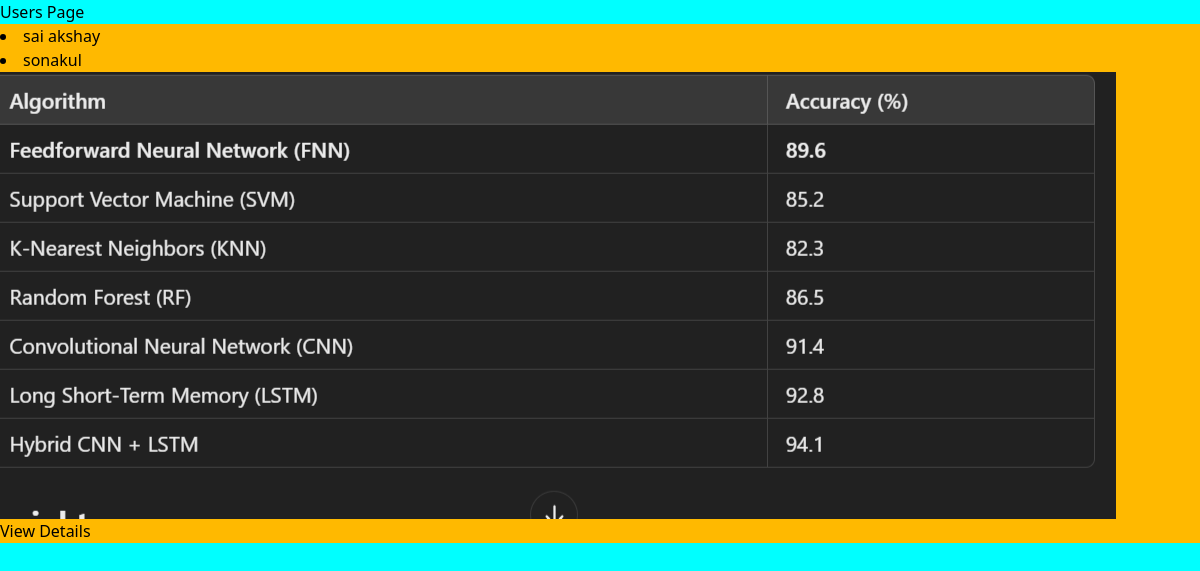
Before: /products/users/ with the older database file.
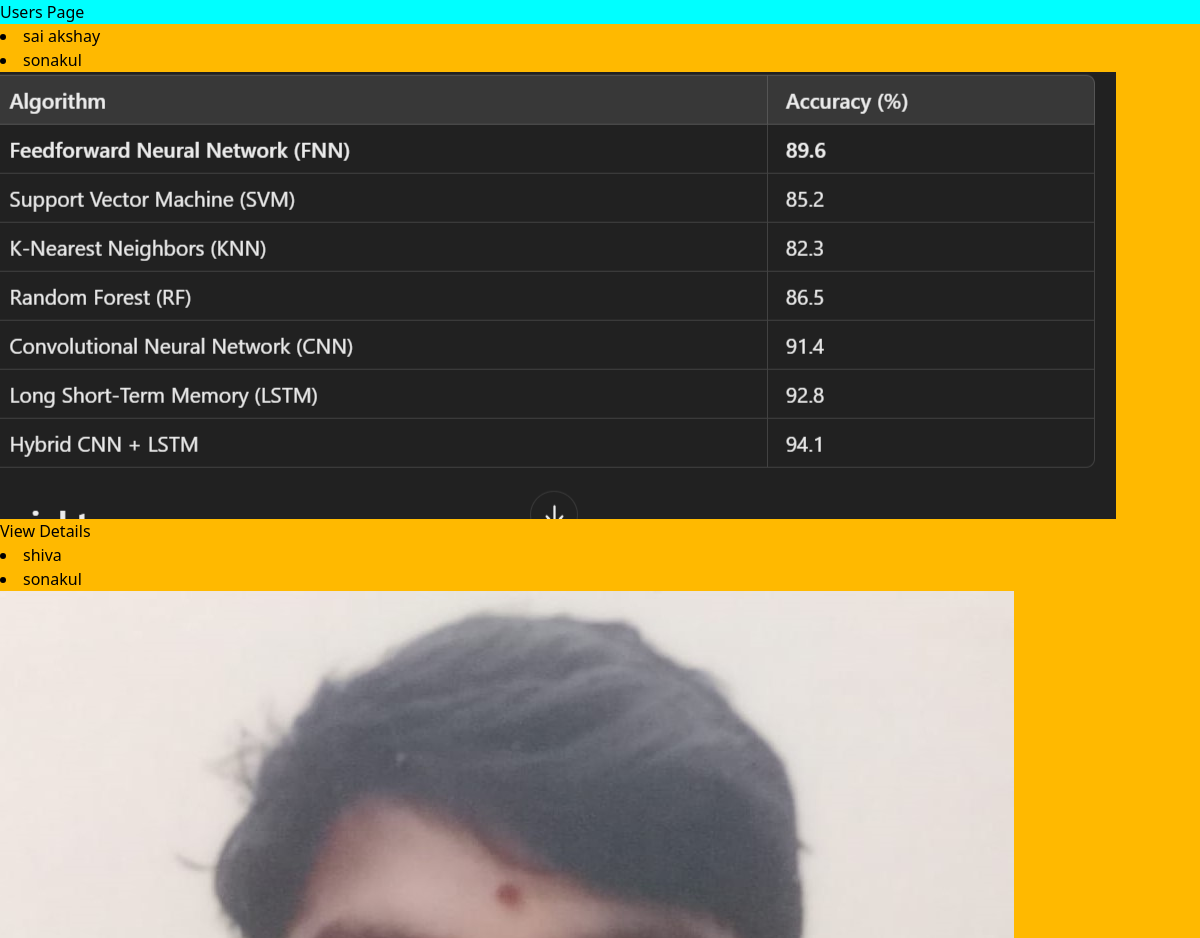
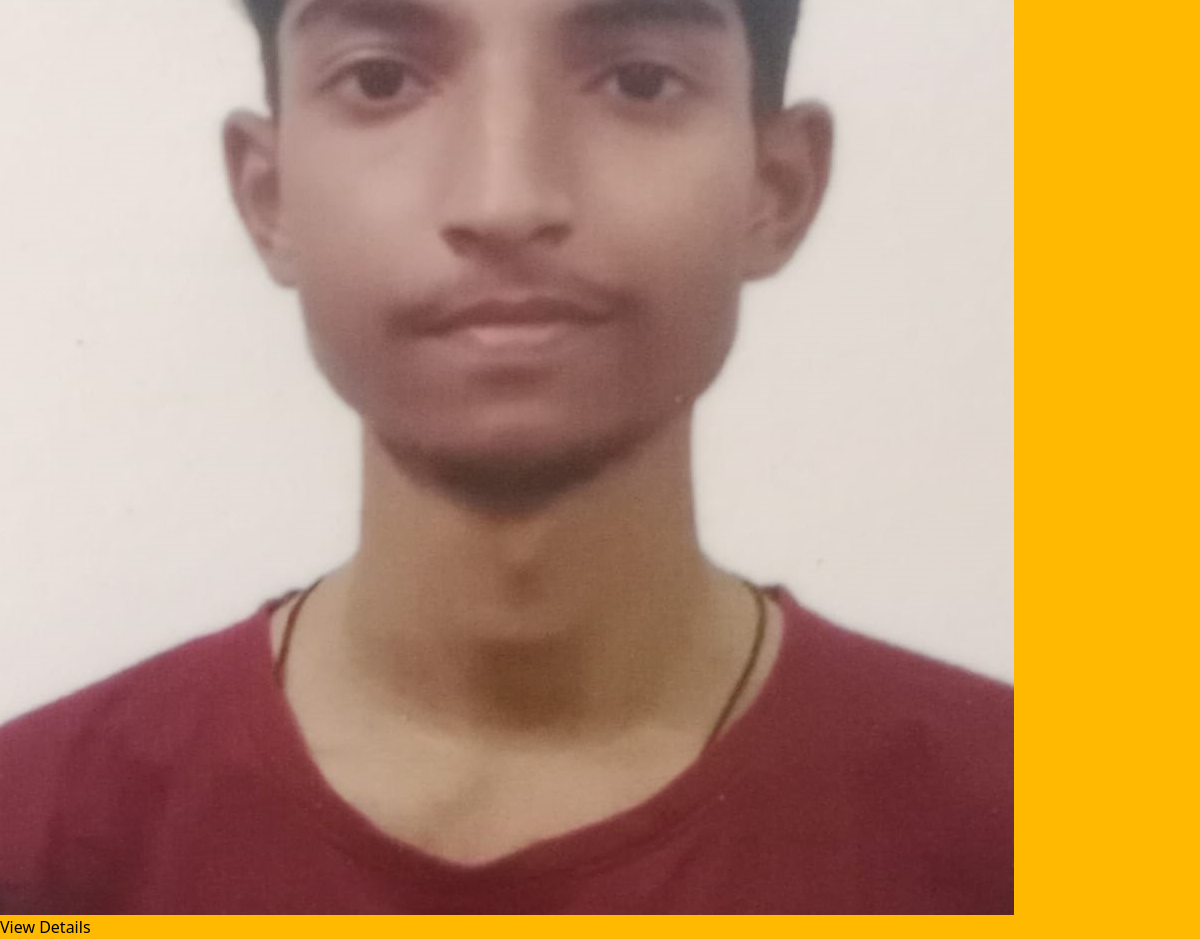
After: the same page with the newer database file (2 pictures, top to bottom).
### myfirstapp/models.py (models this page shows, shortened)
class User(models.Model):
    first_name=models.CharField(max_length=20)
    last_name=models.CharField(max_length=20)
    email=models.EmailField(unique=True)
    password=models.CharField(max_length=32)
    profile_photo=models.ImageField(upload_to="profile_images/")
    description=models.TextField(default="")
    date_to=models.DateTimeField(default=timezone.now)

### myfirstapp/views.py (the view)
# urls.py: path('users/',views.user),
def user(request):
    users=User.objects.all()
    return render(request,'myfirstapp/all_users.html',{'users':users})

### myfirstapp/templates/myfirstapp/all_users.html (shortened to what this page needs)
{% extends "layout.html" %}
{% block content %}
<div class="grid grid-cols-3 gap-4 m-4">
{% for user in users  %}
   <li>{{ user.first_name }}</li>
   <li>{{ user.last_name }}</li>
   <img src="{{user.profile_photo.url}}" alt="image">
   <a href="{% url 'user_detail' user.id%}">View Details</a>
{% endfor %}
</div>
{% endblock content %}

### templates/layout.html (shortened to what this page needs)
{% load static %}
{% load static tailwind_tags %}
<!DOCTYPE html>
<html lang="en">
<head>
    {% tailwind_css %}
    <link rel="stylesheet" href="{% static 'blogcss/style.css'%}">
</head>
<body>
    <h1 class="bg-amber-400">
        {% block content %}{% endblock content %}
    </h1>
</body>
</html>

Changed rows visible on the page:
added User: first_name "shiva", last_name "sonakul", profile_photo (picture)
